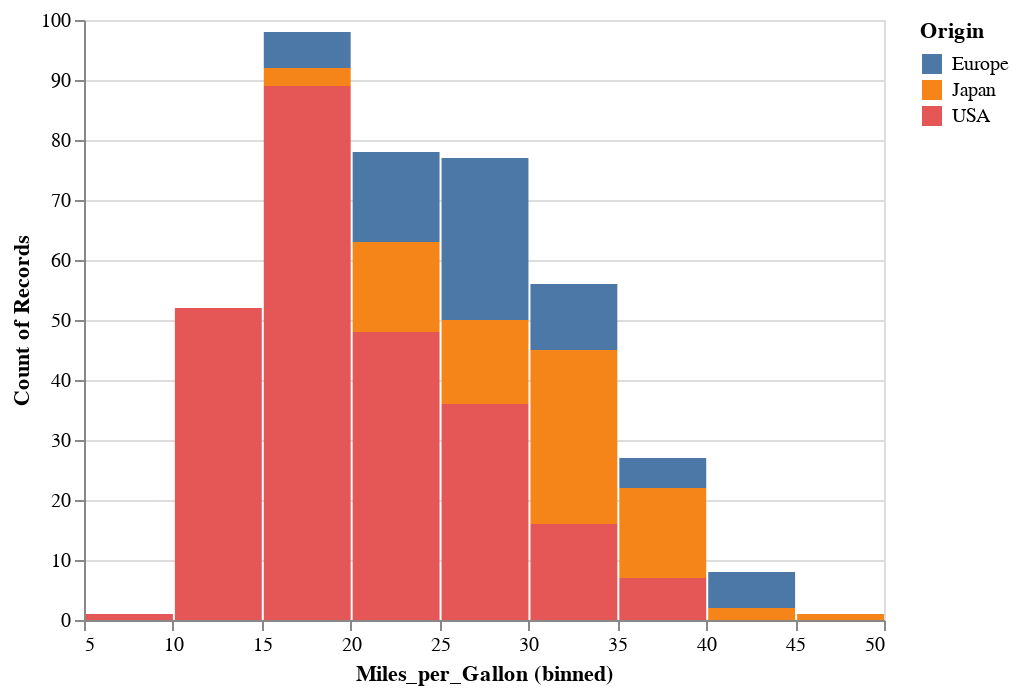

Notebook code for this chart:
### Code cell
# STACKED HISTPGRAM

alt.Chart(cars).mark_bar().encode(
    x = alt.X('Miles_per_Gallon', bin = True), y = 'count()', color = 'Origin' ).interactive()

### Figure 1 — Vega-Lite specification as saved in the notebook (floating-point values rounded to 4 significant figures; data arrays with more than 128 entries replaced by an {"elided": "..."} marker saying what was removed)
{"config": {"view": {"continuousWidth": 400, "continuousHeight": 300}}, "data": {"name": "data-f02450ab61490a1363517a0190416235"}, "mark": "bar", "encoding": {"color": {"type": "nominal", "field": "Origin"}, "x": {"type": "quantitative", "bin": true, "field": "Miles_per_Gallon"}, "y": {"type": "quantitative", "aggregate": "count"}}, "selection": {"selector005": {"type": "interval", "bind": "scales", "encodings": ["x", "y"]}}, "$schema": "https://vega.github.io/schema/vega-lite/v4.8.1.json", "datasets": {"data-f02450ab61490a1363517a0190416235": {"elided": "406 records"}}}
